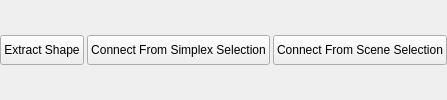
     <widget class="QWidget" name="uiConnectionGroupWID" native="true">
      <layout class="QHBoxLayout" name="horizontalLayout_16">
       <property name="spacing">
        <number>3</number>
       </property>
       <property name="leftMargin">
        <number>0</number>
       </property>
       <property name="topMargin">
        <number>0</number>
       </property>
       <property name="rightMargin">
        <number>0</number>
       </property>
       <property name="bottomMargin">
        <number>0</number>
       </property>
       <item>
        <widget class="QPushButton" name="uiShapeExtractBTN">
         <property name="minimumSize">
          <size>
           <width>0</width>
           <height>30</height>
          </size>
         </property>
         <property name="baseSize">
          <size>
           <width>0</width>
           <height>0</height>
          </size>
         </property>
         <property name="toolTip">
          <string>Extract selected shapes for sculpting</string>
         </property>
         <property name="text">
          <string>Extract Shape</string>
         </property>
         <property name="bgColor" stdset="0">
          <string>orange</string>
         </property>
        </widget>
       </item>
       <item>
        <widget class="QPushButton" name="uiShapeConnectBTN">
         <property name="minimumSize">
          <size>
           <width>0</width>
           <height>30</height>
          </size>
         </property>
         <property name="baseSize">
          <size>
           <width>0</width>
           <height>0</height>
          </size>
         </property>
         <property name="toolTip">
          <string>Connect selected shapes to extracted objects in scene</string>
         </property>
         <property name="text">
          <string>Connect From Simplex Selection</string>
         </property>
         <property name="bgColor" stdset="0">
          <string>orange</string>
         </property>
        </widget>
       </item>
       <item>
        <widget class="QPushButton" name="uiShapeConnectSceneBTN">
         <property name="minimumSize">
          <size>
           <width>0</width>
           <height>30</height>
          </size>
         </property>
         <property name="toolTip">
          <string>Connect selected objects in scene to their shapes by name.</string>
         </property>
         <property name="text">
          <string>Connect From Scene Selection</string>
         </property>
         <property name="bgColor" stdset="0">
          <string>orange</string>
         </property>
        </widget>
       </item>
      </layout>
     </widget>
